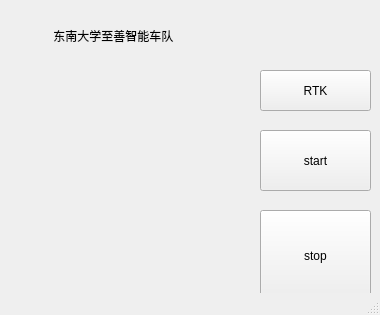
<?xml version="1.0" encoding="UTF-8"?>
<ui version="4.0">
 <class>MainWindow</class>
 <widget class="QMainWindow" name="MainWindow">
  <property name="geometry">
   <rect>
    <x>0</x>
    <y>0</y>
    <width>380</width>
    <height>315</height>
   </rect>
  </property>
  <property name="windowTitle">
   <string>MainWindow</string>
  </property>
  <widget class="QWidget" name="centralWidget">
   <widget class="QLabel" name="label">
    <property name="geometry">
     <rect>
      <x>10</x>
      <y>70</y>
      <width>221</width>
      <height>221</height>
     </rect>
    </property>
    <property name="styleSheet">
     <string notr="true">image: url(:/image/seu.png);</string>
    </property>
    <property name="text">
     <string/>
    </property>
   </widget>
   <widget class="QLabel" name="label_2">
    <property name="geometry">
     <rect>
      <x>50</x>
      <y>10</y>
      <width>291</width>
      <height>51</height>
     </rect>
    </property>
    <property name="styleSheet">
     <string notr="true">font: 20pt &quot;Ubuntu&quot;;</string>
    </property>
    <property name="text">
     <string> 东南大学至善智能车队</string>
    </property>
   </widget>
   <widget class="QPushButton" name="pushButton_start">
    <property name="geometry">
     <rect>
      <x>260</x>
      <y>130</y>
      <width>111</width>
      <height>61</height>
     </rect>
    </property>
    <property name="styleSheet">
     <string notr="true">font: 15pt &quot;Ubuntu&quot;;</string>
    </property>
    <property name="text">
     <string>start</string>
    </property>
   </widget>
   <widget class="QPushButton" name="pushButton_stop">
    <property name="geometry">
     <rect>
      <x>260</x>
      <y>210</y>
      <width>111</width>
      <height>91</height>
     </rect>
    </property>
    <property name="styleSheet">
     <string notr="true">font: 15pt &quot;Ubuntu&quot;;</string>
    </property>
    <property name="text">
     <string>stop</string>
    </property>
   </widget>
   <widget class="QPushButton" name="pushButton_rtk">
    <property name="geometry">
     <rect>
      <x>260</x>
      <y>70</y>
      <width>111</width>
      <height>41</height>
     </rect>
    </property>
    <property name="styleSheet">
     <string notr="true">font: 15pt &quot;Ubuntu&quot;;</string>
    </property>
    <property name="text">
     <string>RTK</string>
    </property>
   </widget>
  </widget>
  <widget class="QStatusBar" name="statusBar"/>
  <action name="actiona">
   <property name="text">
    <string>a\</string>
   </property>
  </action>
  <action name="actionBss">
   <property name="text">
    <string>Bss</string>
   </property>
  </action>
  <action name="actionAbout">
   <property name="text">
    <string>About</string>
   </property>
  </action>
  <action name="actionsss">
   <property name="text">
    <string>sss</string>
   </property>
  </action>
 </widget>
 <layoutdefault spacing="6" margin="11"/>
 <resources/>
 <connections/>
</ui>
